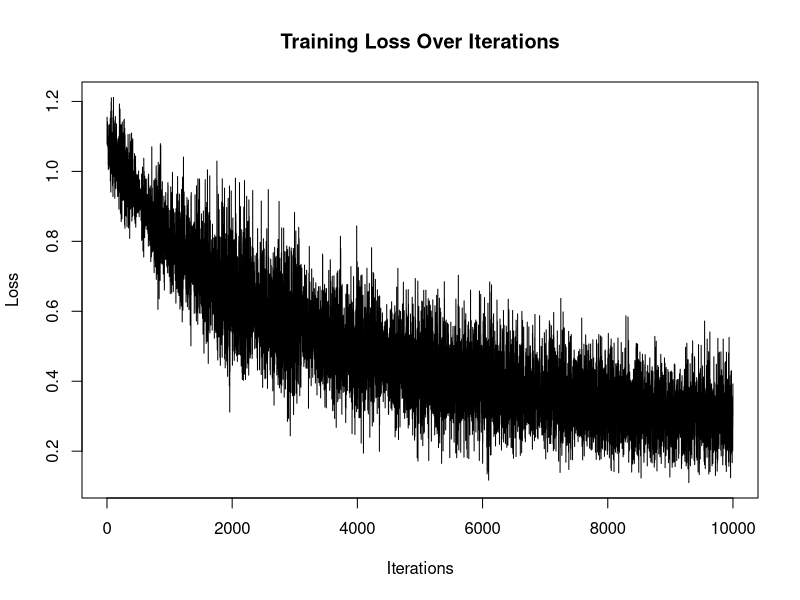

R code for this plot:
# Sophie Bata-Madden s2037949, Cameron Donnelly s2018520, Nala Krisnanda s2587290

#Contributions:
# Sophie:  33.3% 
# Cameron:  33.3%
# Nala: 33.3%

#### Code Overview:
# In this code, we train the a neural network to classify iris types,
# using stochastic gradient descent and cross-entropy loss to train the network.
# We use the 'iris' data set inbuilt in R, and we achieve a 3.33% 
# misclassification rate when using the chosen seed (7).


# Function: cross_entropy
# Description: Calculate the cross-entropy loss between predicted probabilities 
# (yhat) and true labels (y). We can also describe this as negative
# log-likelihood of a multinomial distribution
# Defined as: L = -sum(log(p_k_i)/n) 
# where p_k_i is the predicted probability of class k for sample i, 
# and n is the total number of samples.
# Input:  
#         yhat    -  A matrix of predicted probabilities where each column 
#                    represents a class.
#         y       -  A vector or matrix of true class labels, 
#                     or a numeric vector indicating the true class indices.
# Output: Cross-entropy loss value.

cross_entropy <- function(yhat, y) {
  # Create a matrix combining true labels 'y' with their corresponding indices.
  k_true <- cbind(y, seq_along(y))
  
  # Compute negative sum of the logs of predicted probabilities for true classes
  # Divide by the total number of samples to get the average cross-entropy loss.
  return(-sum(log(yhat[k_true]))/length(y))
}

# Function: softmax
# Description: Apply the softmax activation function to the input matrix 
# along its columns.
# This calculates the probabilities p_k of each class for each sample.
# Input:    
#         mat - Input matrix where each column represents the pre-activation
#                 values for different classes.
# Output:           
#               Matrix of probabilities obtained by applying the softmax 
#               function to each column of 'mat'.
softmax <- function(mat) {
  # Compute the exponentials of the input matrix 
  # to obtain unnormalized probabilities.
  exp_mat <- exp(mat)
  
  # Calculate the column sums of the exponentiated matrix 
  #to normalize the probabilities.
  exp_mat_colsum <- colSums(exp_mat)
  
  # Divide each element of the exponentiated matrix by its column sum 
  # to obtain probabilities.
  # Transpose the result to maintain the original matrix orientation.
  return(t(t(exp_mat)/exp_mat_colsum))
}

# Function: relu
# Description: Apply the Rectified Linear Unit (ReLU) activation function 
# element-wise to the input matrix 'mat'.
# Input:       
#         mat - Matrix where each element represents a pre-activation value.
# Output:         
#             - Matrix obtained by setting negative values in 'mat' to zero.
relu <- function (mat){
  # Replace negative values in the input matrix with zero.
  mat[which(mat<0)] <- 0
  
  # Return the modified matrix after applying the ReLU activation function.
  return(mat)
}

#### Function: netup
# Description: Given a list of nodes in leach layer, construct a neural network
# Input:       
#         d   - vector giving the number of nodes in each layer of a network
# Outputs: 
#         h   - a list of nodes for each layer. 
#               h[[l]] should be a vector of length d[l] which will contain 
#               the node values for layer l.
#         W   - a list of weight matrices. 
#               W[[l]] is the weight matrix linking layer l to layer l+1. 
#               Initialize the elements with U (0, 0.2) random deviates.
#         b   - a list of offset vectors. 
#               b[[l]] is the offset vector linking layer l to layer l+1. 
#               Initialize the elements with U (0, 0.2) random deviates.
netup <- function(d){
  # Construct a list of lists, h, where each sublist
  # h[[i]] is of corresponding length d[i]
  h <- list()
  for (l in 1:length(d)){
    h[[l]] <- rep(0,d[l])
  }
  
  # W is a list of weight matrices, 
  # W[[i]] is the weight matrix linking layer i to layer i + 1
  # We initialise the elements with U(0,0.2) random deviates
  W <- list() 
  for (l in 1:(length(d)-1)){
    W[[l]] <- matrix(runif(d[l]*d[l+1],0,0.2), nrow=d[l+1], ncol=d[l])
  }
  
  # b is a list of offset vectors, 
  # b[[i]] is the offset vector linking layer i to layer i + 1
  # We initialise the elements with U(0,0.2) random deviates
  b <- list() 
  for (l in 1:(length(d)-1)){
    b[[l]] <- runif(d[l+1],0,0.2)
  }
  
  # Return a list containing initialized hidden layers ('h'), 
  # weight matrices ('W'), and bias vectors ('b')
  return(list(h = h, W = W, b = b))          
}

#### Function:                 forward
# Description:                 the function computes the remaining node values implied by inp, andr eturn the updated network list (as the only return object).
# Inputs:       
#     - nn                   -  a network list as returned by netup.
#     - inp                  -  a vector of input values for the first layer
# Outputs: 
#     - h        - a list of nodes for each layer. 
#                  h[[l]] should be a vector of length d[l] which will contain the node values for layer l.
#     - W        - a list of weight matrices. 
#                  W[[l]] is the weight matrix linking layer l to layer l+1. 
#                  Initialize the elements with U (0, 0.2) random deviates.
#     - b        - a list of offset vectors. 
#                  b[[l]] is the offset vector linking layer l to layer l+1. 
#                  Initialize the elements with U (0, 0.2) random deviates.
forward <- function(nn, inp){
  # Extract hidden layer values ('h'), weight matrices ('W'), and bias vectors ('b') from the neural network structure.
  h <- nn$h
  W <- nn$W
  b <- nn$b 

  # Set the input as the first hidden layer after transposing it.
  h[[1]] <- t(inp)

  for(l in 1:(length(h)-1)){
    # Calculate the pre-activation values for the next layer: h_l+1 = W_l * t(h_l) + b_l
    h[[l+1]] <- W[[l]] %*% h[[l]] + b[[l]]

    # Apply activation function
    ## if it is the last layer then we apply softmax activation function (eq.2)
    if(l+1 == length(h)){
      h[[l+1]] <- softmax(h[[l+1]])
    }
    ## if it is not the last layer we apply relu activation function (eq.1)
    else{
      h[[l+1]] <- relu(h[[l+1]])
    }
  }

  # Return a list containing updated hidden layer values ('h'), weight matrices ('W'), and bias vectors ('b').
  return(list(h = h, W = W, b = b))
}


#### Function:      backward
# Description: 
# Inputs:       
#     - nn        - returned from forward
#     - k         - the output class of the input
# Outputs: 
#     - h        - a list of nodes for each layer. 
#                  h[[l]] should be a vector of length d[l] which will contain the node values for layer l.
#     - W        - a list of weight matrices. 
#                  W[[l]] is the weight matrix linking layer l to layer l+1. 
#                  Initialize the elements with U (0, 0.2) random deviates.
#     - b        - a list of offset vectors. 
#                  b[[l]] is the offset vector linking layer l to layer l+1. 
#                  Initialize the elements with U (0, 0.2) random deviates.
#     - dh       - derivatives with respect to the nodes
#     - dW       - derivatives with respect to the weights
#     - db       - derivatives with respect to the offsets
backward <- function(nn, k){
  # Extract layer values ('h'), weight matrices ('W'), and bias vectors ('b') from the neural network structure.
  h <- nn$h;W <- nn$W;b <- nn$b

  # Create variables to store gradients: dh for hidden layer values, dW for weight matrices, and db for bias vectors.
  dh <- h;dW <- W;db <- b

  # Compute the derivative of the loss function w.r.t output layer
  L <- length(h)
  dh[[L]] <- softmax(h[[L]])

  ## Adjust the derivative for the true class label or index.
  k_true <- cbind(k, seq_along(k))
  dh[[L]][k_true] <- dh[[L]][k_true]-1
  
  # Iterate through the layers in reverse order to calculate gradients.
  for (j in (L-1):1){
    # Retrieve the gradient from the next layer.
    d <- dh[[j+1]]

    # Set gradients to zero for negative values in the derivative.
    d[which(dh[[j+1]]<=0)] <- 0

    # Compute the gradient for the current hidden layer value.
    dh[[j]] <- t(W[[j]]) %*% d
    db[[j]] <- d
    dW[[j]] <- d %*% t(h[[j]])
  }
  
  # Return a list containing updated hidden layer values, weight matrices, bias vectors,
  # and computed gradients after the backward pass.
  return(list(h = h, W = W, b = b, dh = dh, dW = dW, db = db))
}

#### Function:      train
# Description: Train the network nn given the imput data in the rows of matrix inp and the corresponding class labels in k.
# Inputs:       
#     - nn        - A list containing the neural network structure with hidden layer values ('h'), weight matrices ('W'), and bias vectors ('b').
#     - inp       - Input matrix representing the features of the training dataset.
#     - k         - True class labels or indices for the training dataset.
#     - eta       - Learning rate for gradient descent (default: 0.01).
#     - mb        - Mini-batch size for each iteration of mini-batch gradient descent (default: 10).
#     - nstep     - Number of training steps or iterations (default: 10000).
# Outputs: 
#     - A list containing updated hidden layer values ('h'), weight matrices ('W'), bias vectors ('b'),
#       computed gradients ('dh', 'dW', 'db'), and a vector of loss values at each training step.
train <- function(nn, inp, k, eta=.01, mb=10, nstep=10000) {
  # Create an empty list to store the loss at each training step.
  loss <- list()

  # Iterate through the specified number of training steps.
  for (step in (1:nstep)) {
    # Randomly sample mini-batch indices from the training dataset.
    inp_row <- sample(nrow(inp),mb)

    # Perform the forward pass in the neural network.
    nn <- forward(nn, inp[inp_row, ])

    # Perform the backward pass to compute gradients.
    nn <- backward(nn, k[inp_row])

    # Update weights and biases by subtracting its value with the average of the gradients.
    for(i in (1:length(nn$W))){
      nn$W[[i]] <- nn$W[[i]] - eta * (nn$dW[[i]]/mb) 
      nn$b[[i]] <- nn$b[[i]] - eta * rowMeans(nn$db[[i]])
    }

    # Compute and store the cross-entropy loss for the mini-batch.
    loss[step] <- cross_entropy(nn$h[[length(nn$h)]], k[inp_row])
  }
 
  # Return a list containing updated hidden layer values, weight matrices, bias vectors,
  # computed gradients, and a vector of loss values at each training step.
  return(list(h=nn$h, W=nn$W, b=nn$b, dh=nn$dh, dW=nn$dW, db=nn$db, loss=loss))
}

# Function: predict
# Description: Make predictions using a trained neural network for a given input.
# Parameters:
#   - nn: A list containing the neural network structure with hidden layer values ('h'), weight matrices ('W'), and bias vectors ('b').
#   - inp: Input matrix representing the features for which predictions are to be made.
# Returns:
#   - A vector of predicted class labels based on the input.
predict <- function(nn, inp) {
  # Perform the forward pass in the neural network to obtain output.
  nn <- forward(nn, inp)

  # Extract the output from the last layer of the neural network.
  output <- nn$h[[length(nn$h)]]

  # Convert the output matrix to a vector of predicted class labels.
  # Each element of the vector represents the index of the maximum value in the corresponding column.
  return(as.vector(apply(output, 2, which.max)))
}

# Function: accuracy
# Description: Calculate the accuracy of predicted class labels compared to true class labels.
# Parameters:
#   - yhat: Vector of predicted class labels.
#   - y: Vector of true class labels.
# Returns:
#   - The accuracy, which is the proportion of correctly predicted labels.
accuracy <- function(yhat, y) {
  # Count the number of correctly predicted labels and calculate the accuracy.
  # The accuracy is the ratio of correctly predicted labels to the total number of labels.
  return(sum(y==yhat)/length(y))
}

# Set seed for best outcome
set.seed(7)

# Data Preparation:
## Load iris dataset
data("iris")
## Extract features (X) and labels (y) from the iris dataset.
X <- iris[,(1:4)]
y <- as.numeric(as.factor(iris[,5]))
## Generate indices for test set.
test_index <- seq(5, dim(X)[1], by=5)
## Split the data into training and test sets.
X_train <- X[-test_index,]
y_train <- y[-test_index]
X_test <- X[test_index,]
y_test <- y[test_index]

# NN Initialization:
## Initialize a nn structure with input size 4, hidden layers of sizes 8, 7, and output size 3.
nn <- netup(c(4,8,7,3))

# Training:
## Train the neural network using the training data.
## We found that the train function give a better result when using eta=.09 
nn <- train(nn, X_train, y_train, eta=.09)
## Plot the training loss over iterations.
plot(matrix(nn$loss), type='l', main="Training Loss Over Iterations", xlab="Iterations", ylab="Loss")

# Testing:
## Make predictions on the test set.
yhat <- predict(nn, X_test)
## Calculate and print the misclassification rate (1 - accuracy) on the test set.
missclassification_rate <- 1 - accuracy(y_test, yhat)
cat("missclassification rate on test set:", sprintf("%.2f%%", missclassification_rate * 100), "\n")